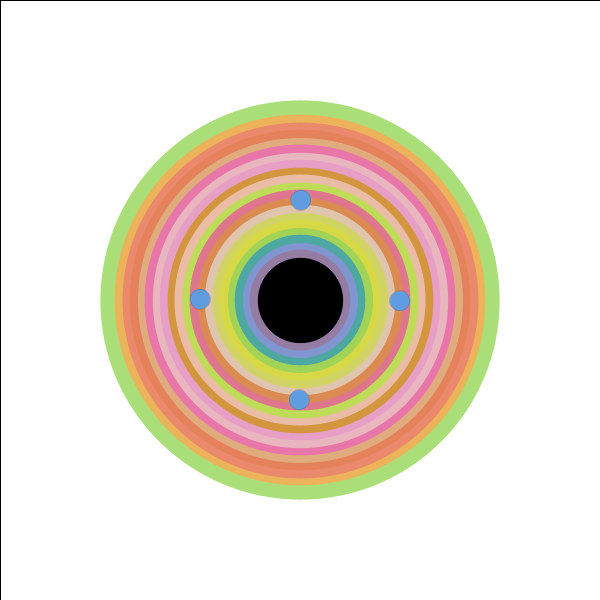
Frame 1 (no input)
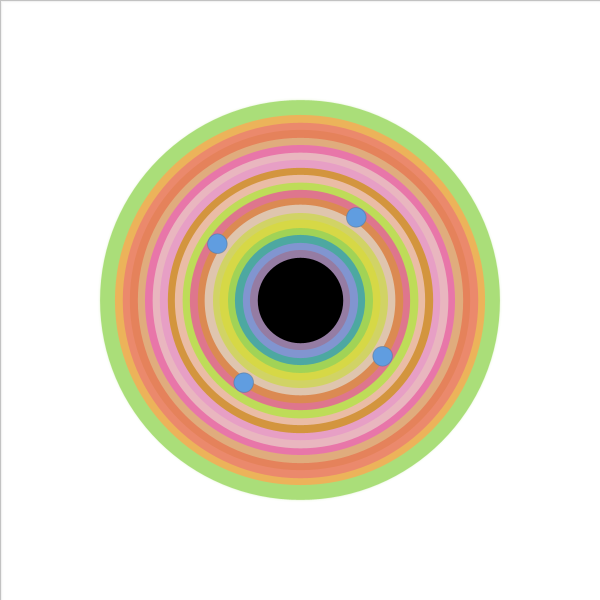
Frame 60 (the mouse pressed at the canvas centre just before this capture)
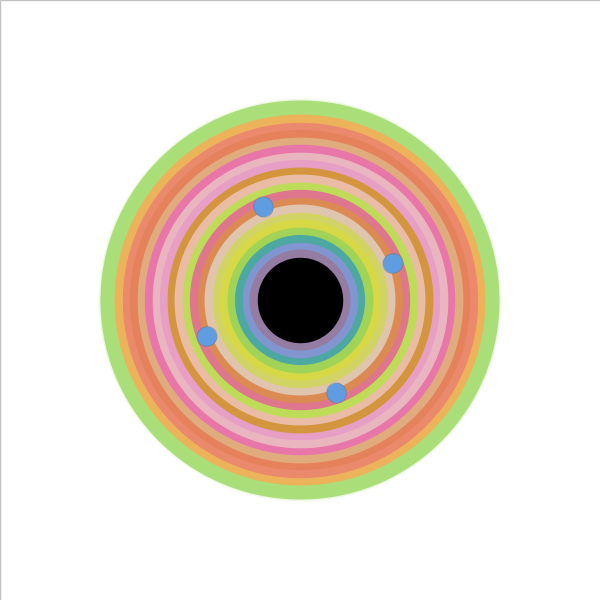
Frame 120 (the mouse held since frame 60 and released just before this capture)

The Processing sketch that drew these frames (run headless with seeded random() and noise(); from frame 60 on, the mouse is pressed at the canvas centre):

// Processing sketch: processing_103582
// ── processing_103582.pde

color[] c1={#957ca3,#8195d0,#4da8a1,#a1d356,#d6d846,#d1d365,#dfc5ae,#db8a52,#de768d,#bedc58,#eabca5,#d3953e,#e79fc5,#e9b6bf,#e876a9,#e0ac7d,#e5825b,#eb896c,#ecb35a,#aade79,};

void setup() {
  size(600,600);
  background(255);
  smooth();
}

void draw() {
  filter(ERODE);
  fill(255,255,255,200);
  rect(0,0,width,height);
  
  PVector b_1 = new PVector(300, 200);
  PVector b_2 = new PVector(200, 300);
  PVector b_3 = new PVector(400, 300);
  PVector b_4 = new PVector(300, 400);

  Blackhole blackhole_1 = new Blackhole(100, 20);
  blackhole_1.drawthis();
  Ball ball_1 = new Ball(b_1, 20, frameCount/100.293,#609de0 );
  Ball ball_2 = new Ball(b_2, 20, frameCount/100.293,#609de0 );
  Ball ball_3 = new Ball(b_3, 20, frameCount/100.293,#609de0 );
  Ball ball_4 = new Ball(b_4, 20, frameCount/100.293,#609de0 );
  
  ball_1.drawthis();
  ball_2.drawthis();
  ball_3.drawthis();
  ball_4.drawthis();
  
  ball_1.Gthis();
  
  
  println(ball_1.d);
}

class Ball {
  PVector StartLoc;
  float r;
  float Angle;
  color c;
  float d;
  Ball(PVector temp_StartLoc, float temp_r, float temp_Angle,color temp_c) {
    StartLoc =  temp_StartLoc;
    r = temp_r;
    Angle = temp_Angle;
    c = temp_c;
  }

  void drawthis() {
    pushMatrix();
    translate(width/2, height/2);
    rotate(Angle);
    fill(c);
    stroke(90,80);
    strokeWeight(1);
    ellipse(StartLoc.x-width/2, StartLoc.y-height/2, r, r);
    popMatrix();
  }
  
  void Gthis(){
    d = StartLoc.mag();

  }

}

class Blackhole {
  float r;
  int floor;
  Blackhole(float temp_r, int temp_floor) {
    r=temp_r;
    floor=temp_floor;
  }

  void drawthis() {
    pushMatrix();
    translate(width/2, height/2);
    fill(0);
    ellipse(0, 0, r, r);
    float r1=r;
    for(int i=0;i<floor;i++){
      noFill();
      stroke(c1[i]);
      strokeWeight(random(14,15));
      ellipse(0,0,r1+i*15,r1+i*15);
    }
    
    
    popMatrix();
  }
}
